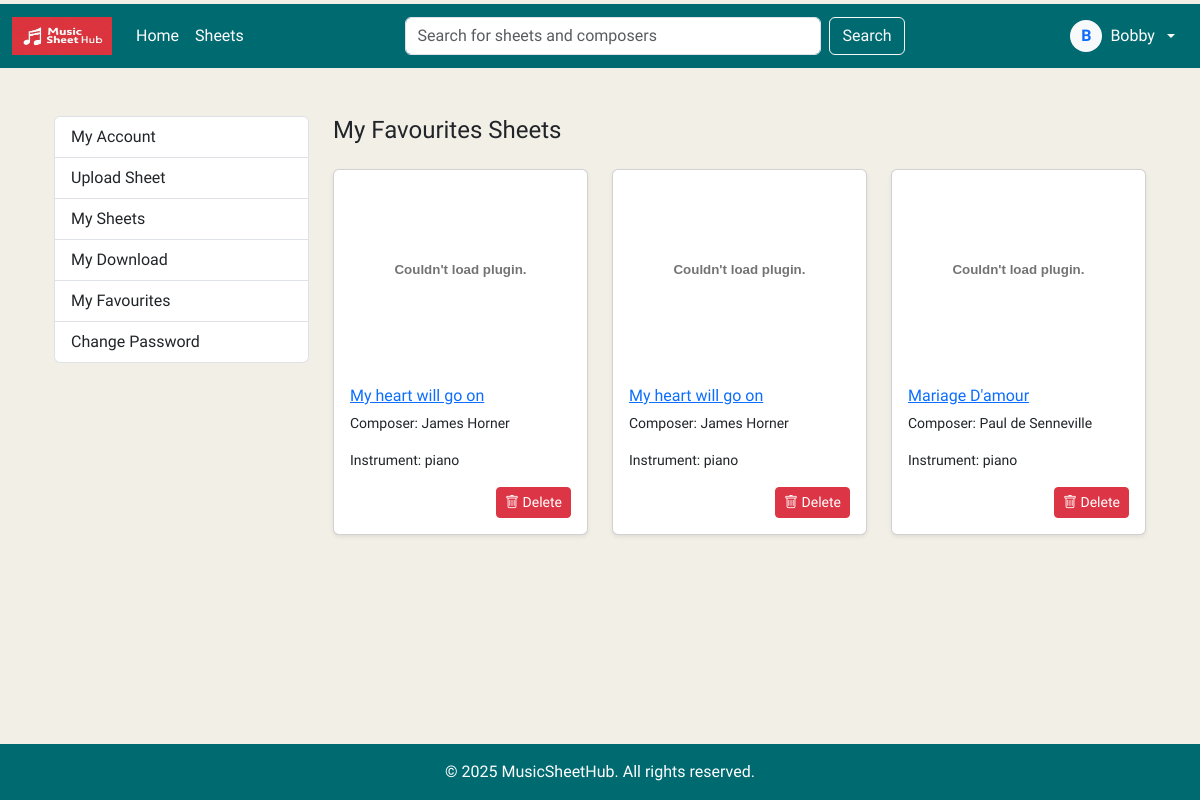
Before: /profile?tab=favourites (signed in) with the older database file.
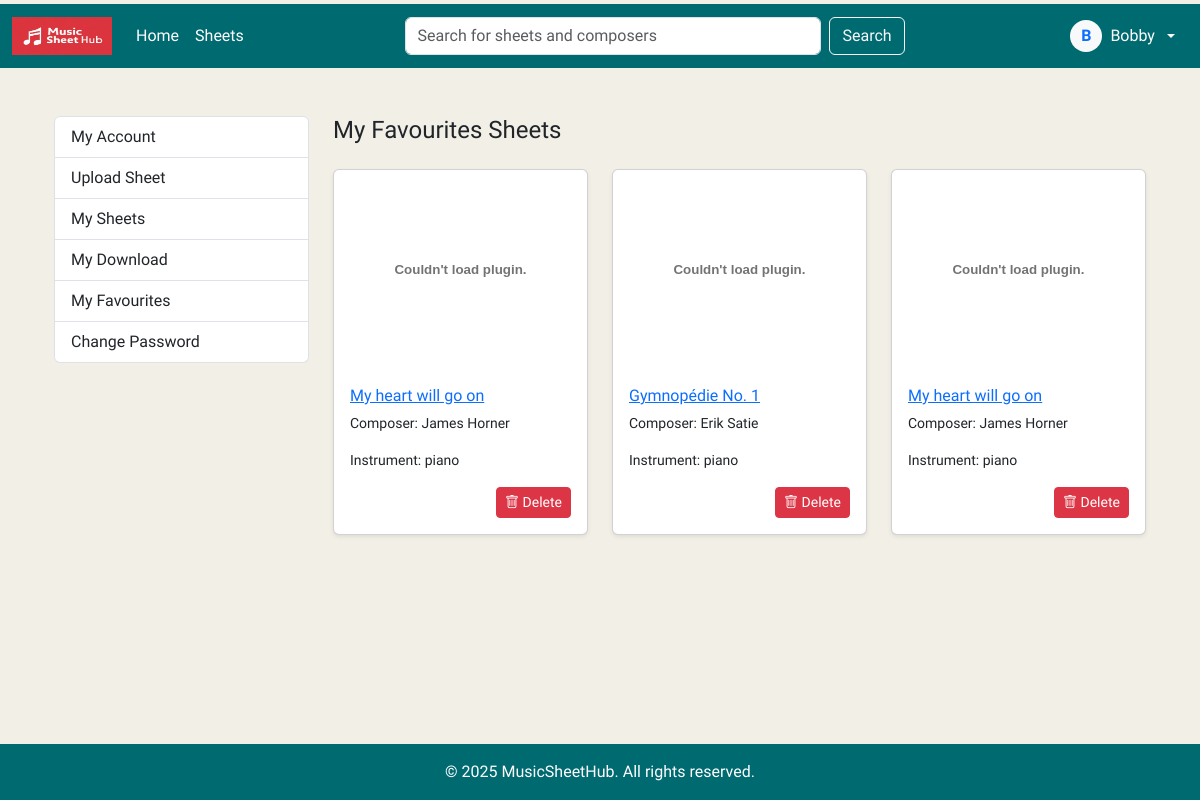
After: the same page with the newer database file.
### tables this page shows
CREATE TABLE favourites (id INTEGER PRIMARY KEY, sheet_id INTEGER REFERENCES Sheets (id), username TEXT NOT NULL, filename TEXT NOT NULL, sheetname TEXT NOT NULL, composer TEXT, instrument TEXT, favourited_at TEXT DEFAULT (CURRENT_TIMESTAMP));

### app.py (the view, shortened to what this page needs)
@app.route('/profile', methods=['GET', 'POST'])
def profile():
    active_tab = request.args.get('tab', 'account')
    username = session['username']
    db = get_db()
    cursor = db.cursor()
    cursor.execute("SELECT id FROM users WHERE username=?", (username, ))
    user_id = cursor.fetchone()[0]
    cursor.execute("SELECT id, name FROM Genres")
    genres = cursor.fetchall()
    cursor.execute("SELECT email from users WHERE username = ?", (username,))
    row = cursor.fetchone()
    email = row[0] if row else ''
    sheets = []
    if active_tab == 'sheets':
        cursor.execute(
            "SELECT id, filename, sheetname, composer, instrument, "
            "created_at FROM sheets WHERE uploader_id = ? "
            "ORDER BY created_at DESC", (user_id, ))
        sheets = cursor.fetchall()
    downloads = []
    favourites = []
    if active_tab == 'favourites':
        cursor.execute('''
        SELECT id, sheet_id, sheetname, filename,
        composer, instrument, favourited_at
        FROM favourites
        WHERE username = ?
        ORDER BY favourited_at DESC ''', (username,))
        favourites = cursor.fetchall()
    print("Genres loaded:", genres)
    return render_template('profile.html', tab=active_tab, username=username,
                           email=email, sheets=sheets, downloads=downloads,
                           favourites=favourites, genres=genres)

### app.py (called while the page is built)
def get_db():
    db = getattr(g, '_database', None)
    if db is None:
        db = g._database = sqlite3.connect(DATABASE)
    return db

@app.teardown_appcontext
def close_connection(exception):
    db = getattr(g, '_database', None)
    if db is not None:
        db.close()

### templates/profile.html
{% extends 'base.html' %}
{% block content %}
<div class="container-fluid mt-4">
    <div class="row">
        <div class="col-md-3">
            <div class="list-group">
                <a href="{{ url_for('profile', tab='account') }}" class="list-group-item">
                    My Account
                </a>
                <a href="{{ url_for('profile', tab='upload') }}" class="list-group-item">
                    Upload Sheet
                </a>
                <a href="{{ url_for('profile', tab='sheets') }}" class="list-group-item">
                    My Sheets
                </a>
                <a href="{{ url_for('profile', tab='downloads') }}" class="list-group-item">
                    My Download
                </a>
                <a href="{{ url_for('profile', tab='favourites') }}" class="list-group-item">
                    My Favourites
                </a>
                <a href="{{ url_for('profile', tab='password') }}" class="list-group-item">
                    Change Password
                </a>
            </div>
        </div>
        <div class="col-md-9">
            {% if tab == 'account' %}
                {% include 'profile/account.html' %}
            {% elif tab == 'upload' %}
                {% include 'profile/upload.html' %}
            {% elif tab == 'sheets' %}
                {% include 'profile/sheets.html' %}
            {% elif tab == 'downloads' %}
                {% include 'profile/downloads.html' %}
            {% elif tab == 'favourites' %}
                {% include 'profile/favourites.html' %}
            {% elif tab == 'password' %}
                {% include 'profile/password.html' %}
            {% endif %}
        </div>
    </div>
</div>
{% endblock %}

### templates/profile/favourites.html
<h4 class="mb-4">My Favourites Sheets</h4>
{% if favourites %}
<div class="row row-cols-1 row-cols-md-3 g-4">
        {% for sheet in favourites %}
            <div class="col">
                <div class="card h-100 shadow-sm">
                    {% set ext = sheet[3].split('.')[-1].lower() %}
                    {% if ext in ['jpg', 'jpeg', 'png', 'gif'] %}
                    <img src="{{ url_for('preview_file', filename=sheet[3]) }}" class="card-img-top" alt="Sheet Thumbnail"
                        style="height: 200px; object-fit: cover;">
                    {% elif ext == 'pdf' %}
                    <embed src="{{ url_for('preview_file', filename=sheet[3]) }}" type="application/pdf" width="100%"
                        height="200px" />
                    {% endif %}
                    <div class="card-body">
                        <a href="{{ url_for('sheet_detail', sheet_id=sheet[1]) }}">
                            <h6 class="card-title text-truncate">{{ sheet[2] }}</h6>
                        </a>
                        <p class="card-text small">Composer: {{ sheet[4] or "N/A" }}</p>
                        <p class="card-text small">Instrument: {{ sheet[5] }}</p>
                        <div class="d-flex justify-content-between mt-2">
                            <form action="{{ url_for('delete_favourite', favourite_id=sheet[0]) }}" method="POST"
                                onsubmit="return confirm('Are you sure you want to delete this sheet from favourites?');"
                                class="ms-auto">
                                <button type="submit" class="btn btn-sm btn-danger">
                                    <i class="bi bi-trash"></i> Delete
                                </button>
                            </form>
                        </div>
                    </div>
                </div>
            </div>
        {% endfor %}
</div>
{% else %}
<p class="text-muted">You haven't collect any favourites sheets yet.</p>
{% endif %}

Changed rows visible on the page:
removed favourites: sheetname "Mariage D'amour", composer "Paul de Senneville", instrument "piano"
added favourites: sheetname "Gymnopédie No. 1", composer "Erik Satie", instrument "piano"
